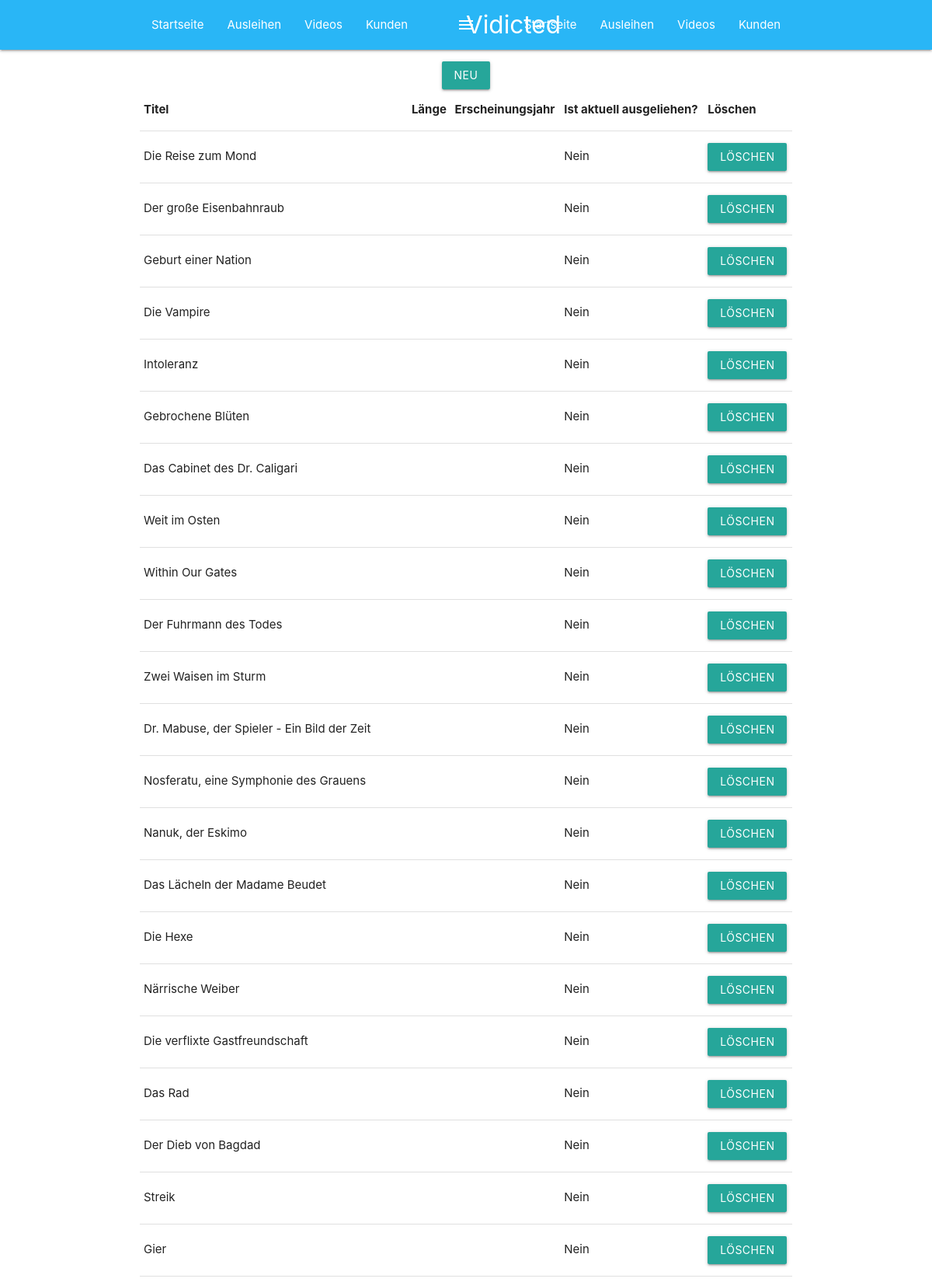
The app's page /VideoList (upper part) with its own data.
### tables this page shows
create table video(
    Id integer primary key AUTO_INCREMENT,
    Title varchar(150),
    Length integer null,
    ReleaseYear date null,
    IsBorrowed integer default false
);

### app/Controllers/VideoListController.php (called while the page is built)
<?php
$array = (new Video())->getAll();
require 'app/Views/videolist.view.php';

### index.php (called while the page is built, shortened)
<?php
require 'routes.php';
$uri = $_GET['uri'] ?? '';
require $router->parse($uri);

### app/Models/abstractmodelbase.php (called while the page is built, shortened)
<?php
abstract class AbstractModelBase {
    protected function executeSqlStatement($statement, ...$arguments) {
        $pdo = Database::getConnection();
        $statement = $pdo->prepare($statement);
        $statement->execute();
        try {
            $returnValue = $statement->fetchAll();
        } catch (Exception $ex) {
            $returnValue = true;
        }
        return $returnValue;
    }
}

### app/Models/video.php (called while the page is built, shortened)
<?php
class Video extends AbstractModelBase {
    public function getAll() {
        $results = $this->executeSqlStatement('SELECT * FROM video');
        $returnArray = array();
        foreach ($results as $res) {
            $instance = new Video();
            array_push($returnArray, $instance);
        }
        return $returnArray;
    }
    private function mapDbObjectToInstance($object, $instance) {
        $instance->id = (int)$object["Id"];
        $instance->title = $object["Title"];
        $instance->isBorrowed = (int)$object["IsBorrowed"];
    }
}

### app/Views/videolist.view.php (the view, shortened to what this page needs)
<!DOCTYPE html>
<html lang="de">
    <head>
        <link rel="stylesheet" href="public/node_modules/materialize-css/dist/css/materialize.min.css" />
        <link rel="stylesheet" href="public/css/app.css" />
    </head>
    <body>
        <nav class="light-blue lighten-1" role="navigation">
            <div class="nav-wrapper container"><a id="logo-container" href="#" class="brand-logo">Vidicted</a>
                <ul class="right hide-on-med-and-down">
                    <li><a href="/m307_1/simon_thomas/#">Startseite</a></li>
                    <li><a href="BorrowList">Ausleihen</a></li>
                    <li><a href="VideoList">Videos</a></li>
                    <li><a href="CustomerList">Kunden</a></li>
                </ul>
                <ul id="nav-mobile" class="side-nav">
                    <li><a href="">Startseite</a></li>
                    <li><a href="BorrowList">Ausleihen</a></li>
                    <li><a href="VideoList">Videos</a></li>
                    <li><a href="CustomerList">Kunden</a></li>
                </ul>
                <a href="#" data-activates="nav-mobile" class="button-collapse"><i class="material-icons">menu</i></a>
            </div>
        </nav>
        <div class="section no-pad-bot" id="index-banner">
            <div class="container">
                <a href="CreateVideo" class=" waves-effect waves-light btn">Neu</a>
                <table>
                    <thead>
                        <tr>
                            <th>Titel</th>
                            <th>Länge</th>
                            <th>Erscheinungsjahr</th>
                            <th>Ist aktuell ausgeliehen?</th>
                            <th>Löschen</th>
                        </tr>
                        </thead>
                        <tbody>
                            <?php
                                $i = 0;
                            ?>
                            <?php foreach($array as $item): ?>
                                <tr id="list<?= $i++ ?>">
                                    <td><?php echo $item->title ?></td>
                                    <td><?php echo $item->length === 0 ? '' : $item->length ?></td>
                                    <td><?php echo $item->releaseYear ?></td>
                                    <td><?php echo $item->isBorrowed === 0 ? 'Nein' : 'Ja' ?></td>
                                    <td><a class="waves-effect waves-light btn" href="javascript:deleteVideo(<?= $item->id ?>, '<?= 'list' . ($i - 1) ?>')">Löschen</a></td>
                                </tr>
                            <?php endforeach; ?>
                        </tbody>
                    </table>
                </div>
            </div>
        </body>
</html>

### public/css/app.css (style rules this page uses)
body { text-align: center; }

### records on screen
video: Title "Die Reise zum Mond", IsBorrowed "Nein"
video: Title "Der große Eisenbahnraub", IsBorrowed "Nein"
video: Title "Geburt einer Nation", IsBorrowed "Nein"
video: Title "Die Vampire", IsBorrowed "Nein"
video: Title "Intoleranz", IsBorrowed "Nein"
video: Title "Gebrochene Blüten", IsBorrowed "Nein"
video: Title "Das Cabinet des Dr. Caligari", IsBorrowed "Nein"
video: Title "Weit im Osten", IsBorrowed "Nein"
video: Title "Within Our Gates", IsBorrowed "Nein"
video: Title "Der Fuhrmann des Todes", IsBorrowed "Nein"
video: Title "Zwei Waisen im Sturm", IsBorrowed "Nein"
video: Title "Dr. Mabuse, der Spieler - Ein Bild der Zeit", IsBorrowed "Nein"
video: Title "Nosferatu, eine Symphonie des Grauens", IsBorrowed "Nein"
video: Title "Nanuk, der Eskimo", IsBorrowed "Nein"
video: Title "Das Lächeln der Madame Beudet", IsBorrowed "Nein"
video: Title "Die Hexe", IsBorrowed "Nein"
video: Title "Närrische Weiber", IsBorrowed "Nein"
video: Title "Die verflixte Gastfreundschaft", IsBorrowed "Nein"
video: Title "Das Rad", IsBorrowed "Nein"
video: Title "Der Dieb von Bagdad", IsBorrowed "Nein"
video: Title "Streik", IsBorrowed "Nein"
video: Title "Gier", IsBorrowed "Nein"
